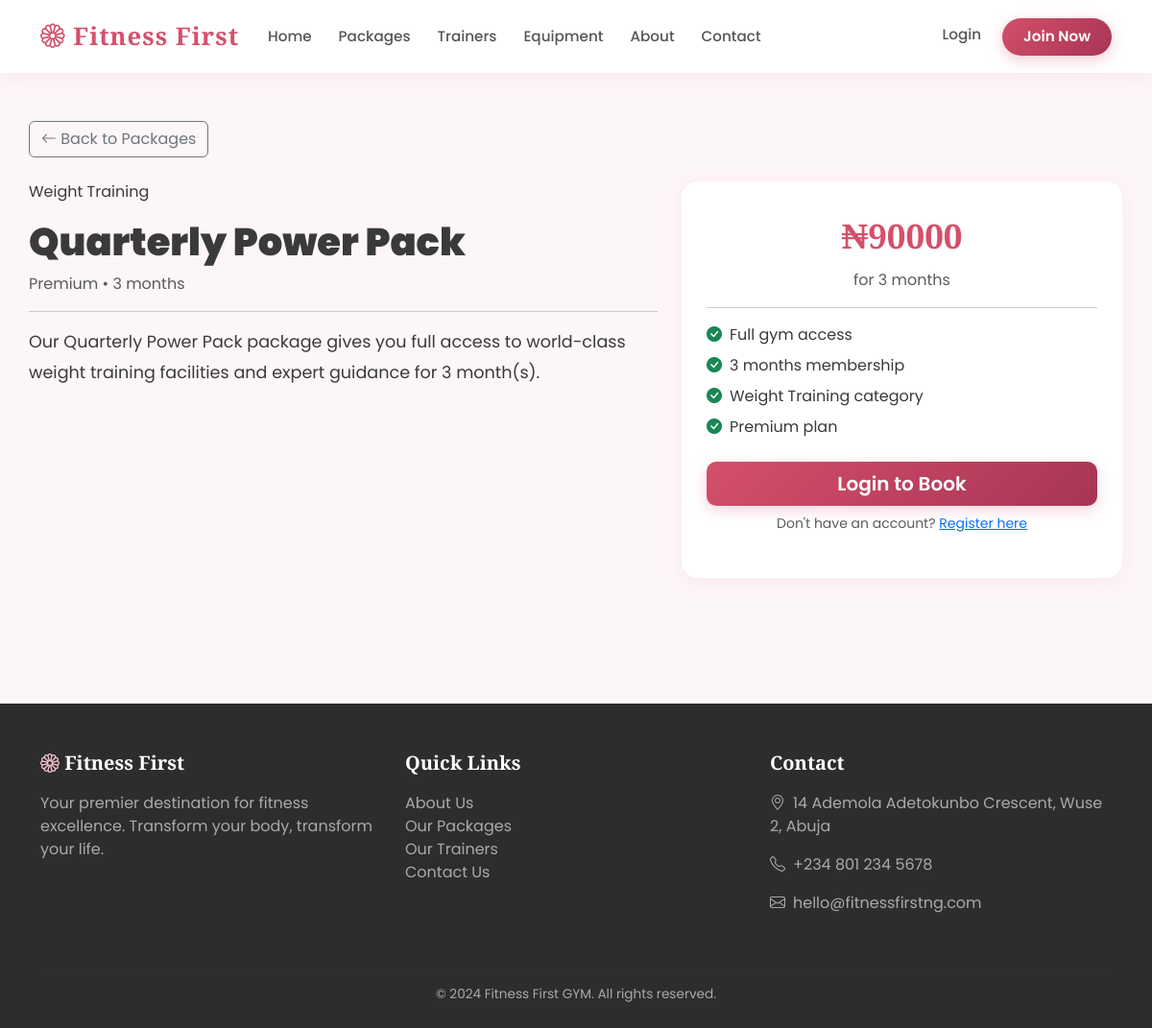
The app's page /packages/5/ with its own data.
### gym/models.py (models this page shows, shortened)
class Package(models.Model):
    name = models.CharField(max_length=200)
    category = models.ForeignKey(Category, on_delete=models.CASCADE)
    package_type = models.ForeignKey(PackageType, on_delete=models.CASCADE)
    description = models.TextField()
    duration_months = models.PositiveIntegerField(default=1)
    price = models.DecimalField(max_digits=10, decimal_places=2)
    is_active = models.BooleanField(default=True)
    created_at = models.DateTimeField(auto_now_add=True)

class Category(models.Model):
    name = models.CharField(max_length=100, unique=True)
    description = models.TextField(blank=True)
    created_at = models.DateTimeField(auto_now_add=True)
    class Meta:
        verbose_name_plural = 'Categories'

class PackageType(models.Model):
    name = models.CharField(max_length=100, unique=True)
    description = models.TextField(blank=True)

### gym/views.py (the view)
# urls.py: path('packages/<int:pk>/', views.package_detail, name='package_detail'),
def package_detail(request, pk):
    package = get_object_or_404(Package, pk=pk, is_active=True)
    return render(request, 'gym/package_detail.html', {'package': package})

### templates/gym/package_detail.html (shortened to what this page needs)
{% extends 'base.html' %}
{% block content %}
<div class="container" style="padding:50px 0;">
    <a href="{% url 'packages' %}" class="btn btn-outline-secondary mb-4">
        <i class="bi bi-arrow-left"></i> Back to Packages
    </a>
    <div class="row">
        <div class="col-lg-7">
            <span class="badge-category">{{ package.category.name }}</span>
            <h1 class="mt-3 mb-2" style="font-weight:900;">{{ package.name }}</h1>
            <p class="text-muted">{{ package.package_type.name }} &bull; {{ package.duration_months }} month{{ package.duration_months|pluralize }}</p>
            <hr>
            <p style="font-size:1.1rem;line-height:1.8;">{{ package.description }}</p>
        </div>
        <div class="col-lg-5">
            <div class="package-card text-center">
                <div class="price mb-2">₦{{ package.price|floatformat:0 }}</div>
                <p class="text-muted">for {{ package.duration_months }} month{{ package.duration_months|pluralize }}</p>
                <hr>
                <ul class="list-unstyled text-start mb-4">
                    <li class="mb-2"><i class="bi bi-check-circle-fill text-success me-2"></i>Full gym access</li>
                    <li class="mb-2"><i class="bi bi-check-circle-fill text-success me-2"></i>{{ package.duration_months }} month{{ package.duration_months|pluralize }} membership</li>
                    <li class="mb-2"><i class="bi bi-check-circle-fill text-success me-2"></i>{{ package.category.name }} category</li>
                    <li class="mb-2"><i class="bi bi-check-circle-fill text-success me-2"></i>{{ package.package_type.name }} plan</li>
                </ul>
                {% if user.is_authenticated %}
                <a href="{% url 'book_package' package.pk %}" class="btn btn-primary w-100 btn-lg">
                    <i class="bi bi-calendar-check me-2"></i>Book This Package
                </a>
                {% else %}
                <a href="{% url 'login' %}" class="btn btn-primary w-100 btn-lg">Login to Book</a>
                <p class="mt-2 text-muted small">Don't have an account? <a href="{% url 'register' %}">Register here</a></p>
                {% endif %}
            </div>
        </div>
    </div>
</div>
{% endblock %}

### static/css/style.css (style rules this page uses)
:root { --primary: #d4506a; --primary-light: #f7c5ce; --primary-dark: #a83455; --accent: #f4a261; --rose: #f9e4e8; --dark: #2d2d2d; --light: #fdf6f8; --gray: #8a8a8a; --gold: #c9a96e; }
body { font-family: 'Poppins', sans-serif; background: var(--light); color: #3a3a3a; }
.package-card { background: white; border-radius: 18px; padding: 30px 26px; box-shadow: 0 4px 20px rgba(212, 80, 106, 0.08); transition: transform 0.25s, box-shadow 0.25s; height: 100%; border: 1px solid rgba(212, 80, 106, 0.08); }
.package-card .price { font-family: 'Playfair Display', serif; font-size: 2.2rem; font-weight: 900; color: var(--primary); }
.btn-primary { background: linear-gradient(135deg, var(--primary), var(--primary-dark)); border: none; border-radius: 10px; font-weight: 600; box-shadow: 0 4px 15px rgba(212, 80, 106, 0.25); transition: all 0.2s; }

### records on screen
Package: category.name "Weight Training", name "Quarterly Power Pack", package_type.name "Premium", duration_months "3", description "Our Quarterly Power Pack package gives you full access to world-class weight training facilities and expert guidance for 3 month(s).", price "90000"
